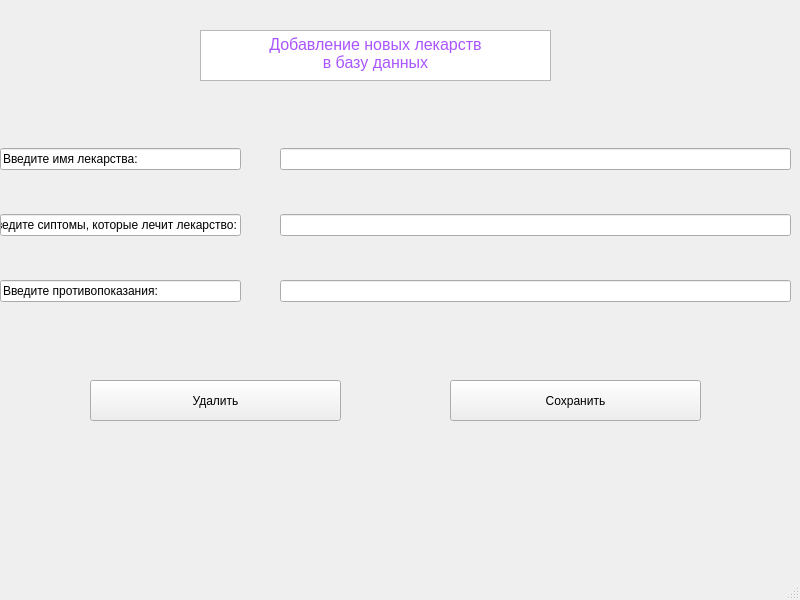
<?xml version="1.0" encoding="UTF-8"?>
<ui version="4.0">
 <class>MainWindow</class>
 <widget class="QMainWindow" name="MainWindow">
  <property name="geometry">
   <rect>
    <x>0</x>
    <y>0</y>
    <width>800</width>
    <height>600</height>
   </rect>
  </property>
  <property name="windowTitle">
   <string>MainWindow</string>
  </property>
  <widget class="QWidget" name="centralwidget">
   <widget class="QWidget" name="verticalLayoutWidget">
    <property name="geometry">
     <rect>
      <x>280</x>
      <y>110</y>
      <width>511</width>
      <height>231</height>
     </rect>
    </property>
    <layout class="QVBoxLayout" name="verticalLayout">
     <item>
      <widget class="QLineEdit" name="input_name"/>
     </item>
     <item>
      <widget class="QLineEdit" name="input_unheal"/>
     </item>
     <item>
      <widget class="QLineEdit" name="input_danger"/>
     </item>
    </layout>
   </widget>
   <widget class="QWidget" name="verticalLayoutWidget_2">
    <property name="geometry">
     <rect>
      <x>0</x>
      <y>110</y>
      <width>241</width>
      <height>231</height>
     </rect>
    </property>
    <layout class="QVBoxLayout" name="verticalLayout_2">
     <item>
      <widget class="QLineEdit" name="lineEdit_2">
       <property name="text">
        <string>Введите имя лекарства:</string>
       </property>
      </widget>
     </item>
     <item>
      <widget class="QLineEdit" name="lineEdit_3">
       <property name="text">
        <string>Введите сиптомы, которые лечит лекарство:</string>
       </property>
      </widget>
     </item>
     <item>
      <widget class="QLineEdit" name="lineEdit">
       <property name="text">
        <string>Введите противопоказания:</string>
       </property>
      </widget>
     </item>
    </layout>
   </widget>
   <widget class="QTextEdit" name="textEdit">
    <property name="geometry">
     <rect>
      <x>200</x>
      <y>30</y>
      <width>351</width>
      <height>51</height>
     </rect>
    </property>
    <property name="html">
     <string>&lt;!DOCTYPE HTML PUBLIC &quot;-//W3C//DTD HTML 4.0//EN&quot; &quot;http://www.w3.org/TR/REC-html40/strict.dtd&quot;&gt;
&lt;html&gt;&lt;head&gt;&lt;meta name=&quot;qrichtext&quot; content=&quot;1&quot; /&gt;&lt;style type=&quot;text/css&quot;&gt;
p, li { white-space: pre-wrap; }
&lt;/style&gt;&lt;/head&gt;&lt;body style=&quot; font-family:'MS Shell Dlg 2'; font-size:8.25pt; font-weight:400; font-style:normal;&quot;&gt;
&lt;p align=&quot;center&quot; style=&quot; margin-top:0px; margin-bottom:0px; margin-left:0px; margin-right:0px; -qt-block-indent:0; text-indent:0px;&quot;&gt;&lt;span style=&quot; font-size:12pt; color:#aa55ff;&quot;&gt;Добавление новых лекарств&lt;br /&gt;в базу данных&lt;/span&gt;&lt;/p&gt;&lt;/body&gt;&lt;/html&gt;</string>
    </property>
   </widget>
   <widget class="QPushButton" name="save_res">
    <property name="geometry">
     <rect>
      <x>450</x>
      <y>380</y>
      <width>251</width>
      <height>41</height>
     </rect>
    </property>
    <property name="text">
     <string>Сохранить</string>
    </property>
   </widget>
   <widget class="QPushButton" name="btn_del">
    <property name="geometry">
     <rect>
      <x>90</x>
      <y>380</y>
      <width>251</width>
      <height>41</height>
     </rect>
    </property>
    <property name="text">
     <string>Удалить</string>
    </property>
   </widget>
  </widget>
  <widget class="QMenuBar" name="menubar">
   <property name="geometry">
    <rect>
     <x>0</x>
     <y>0</y>
     <width>800</width>
     <height>21</height>
    </rect>
   </property>
  </widget>
  <widget class="QStatusBar" name="statusbar"/>
 </widget>
 <resources/>
 <connections/>
</ui>
